Frame 1 (no input): blank canvas, image omitted
Frame 60 (the mouse pressed at the canvas centre just before this capture): blank canvas, image omitted
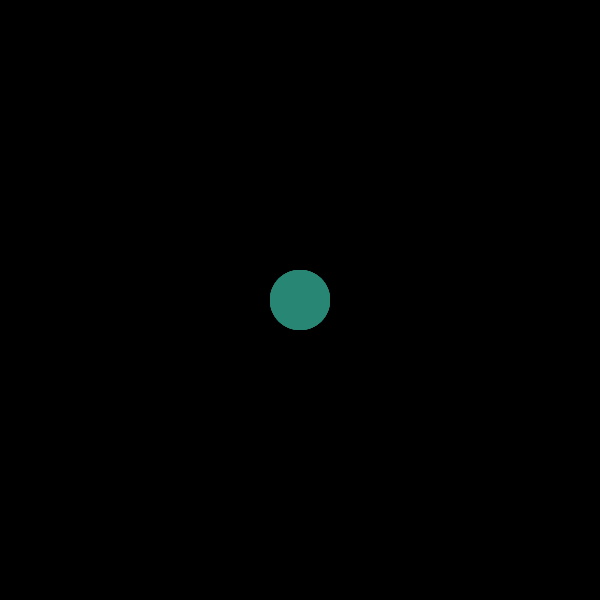
Frame 120 (the mouse held since frame 60 and released just before this capture)

The Processing sketch whose frames 1 and 60 were blank and that drew this single picture after the mouse press (run headless with seeded random() and noise(); from frame 60 on, the mouse is pressed at the canvas centre):

// Processing sketch: processing_59832
// ── processing_59832.pde

float xoff = 0.0;
float xincrement = 0.01;
// delayed framerate
void setup() {
  size(600,600);
  background(0);
  frameRate(5.0);
  smooth();
  noStroke();
}
 
void draw()
{
  // Create an alpha blended background
  fill(0, 10);
  rect(0,0,width,height);
   
  // Draw the ellipse. controlled by mouse instead of random
  fill(40, 135, 116);
  ellipse (mouseX+0,mouseY-0,(mouseX+mouseY)*0.1,(mouseX+mouseY)*0.1);
 
}
